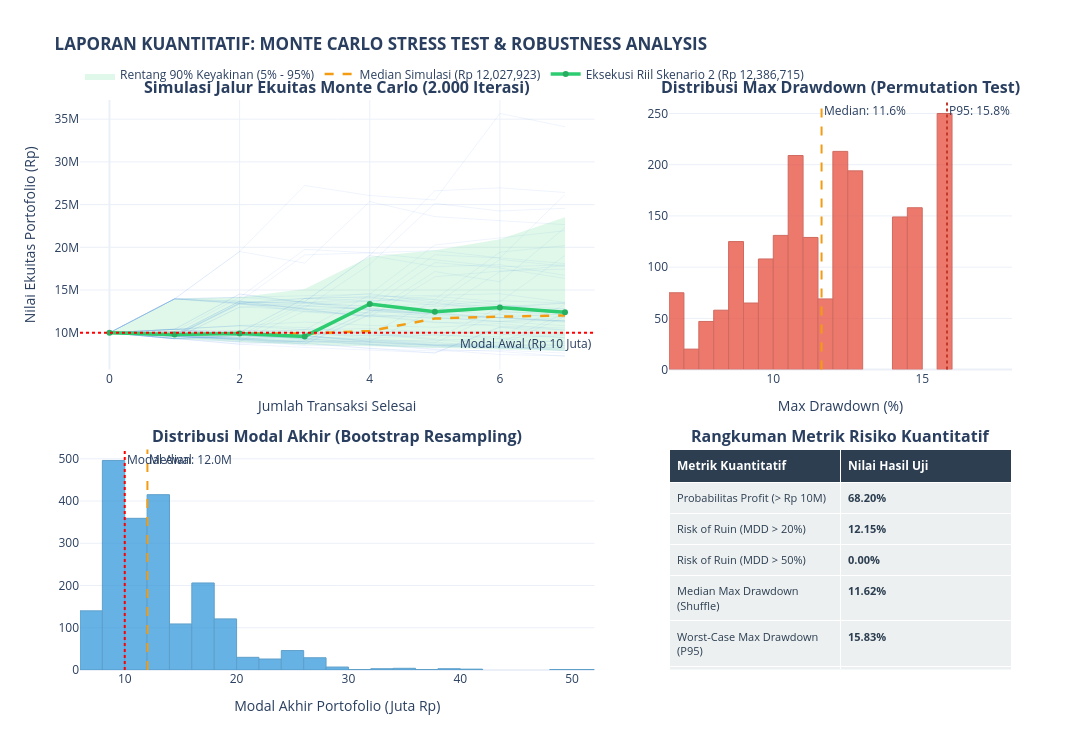
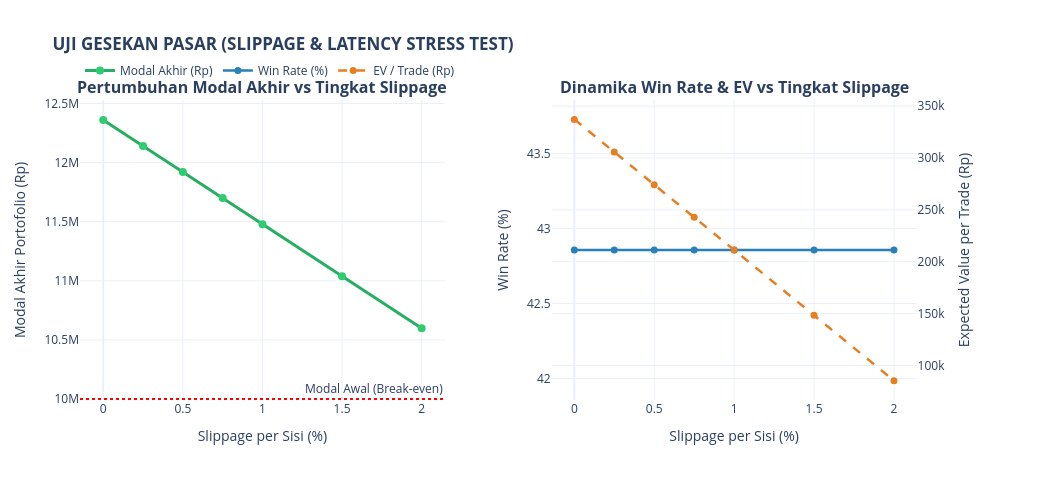

Here is the notebook cell these charts were saved with, in order:
### Code cell
from src.stress_test import run_stress_test_suite

# Menjalankan Monte Carlo (2.000 iterasi) + Slippage Test + Print Report + Plot Interaktif
tester, fig_mc, fig_slip = run_stress_test_suite(df_trades_result, initial_capital=10_000_000.0)

# Tampilkan visualisasi interaktif Plotly
fig_mc.show()
fig_slip.show()

### Figure 1 — Plotly figure (JSON) as saved in the notebook; plotly's stock layout.template omitted (floating-point values rounded to 4 significant figures; data arrays with more than 128 entries replaced by an {"elided": "..."} marker saying what was removed)
{"data": [{"hoverinfo": "skip", "line": {"color": "rgba(100, 149, 237, 0.10)", "width": 1}, "mode": "lines", "showlegend": false, "type": "scatter", "x": [0, 1, 2, 3, 4, 5, 6, 7], "xaxis": "x", "y": [10000000.0, 13970000.0, 19500000.0, 18150000.0, 25350000.0, 23590000.0, 23120000.0, 22650000.0], "yaxis": "y"}, {"hoverinfo": "skip", "line": {"color": "rgba(100, 149, 237, 0.10)", "width": 1}, "mode": "lines", "showlegend": false, "type": "scatter", "x": [0, 1, 2, 3, 4, 5, 6, 7], "xaxis": "x", "y": [10000000.0, 10400000.0, 10820000.0, 10610000.0, 9870000.0, 13780000.0, 12830000.0, 12270000.0], "yaxis": "y"}, {"hoverinfo": "skip", "line": {"color": "rgba(100, 149, 237, 0.10)", "width": 1}, "mode": "lines", "showlegend": false, "type": "scatter", "x": [0, 1, 2, 3, 4, 5, 6, 7], "xaxis": "x", "y": [10000000.0, 9647000.0, 13470000.0, 13650000.0, 19060000.0, 17740000.0, 17970000.0, 16720000.0], "yaxis": "y"}, {"hoverinfo": "skip", "line": {"color": "rgba(100, 149, 237, 0.10)", "width": 1}, "mode": "lines", "showlegend": false, "type": "scatter", "x": [0, 1, 2, 3, 4, 5, 6, 7], "xaxis": "x", "y": [10000000.0, 9799000.0, 9120000.0, 8488000.0, 8597000.0, 8001000.0, 7447000.0, 7297000.0], "yaxis": "y"}, {"hoverinfo": "skip", "line": {"color": "rgba(100, 149, 237, 0.10)", "width": 1}, "mode": "lines", "showlegend": false, "type": "scatter", "x": [0, 1, 2, 3, 4, 5, 6, 7], "xaxis": "x", "y": [10000000.0, 9799000.0, 13680000.0, 12740000.0, 12900000.0, 12010000.0, 11760000.0, 12240000.0], "yaxis": "y"}, {"hoverinfo": "skip", "line": {"color": "rgba(100, 149, 237, 0.10)", "width": 1}, "mode": "lines", "showlegend": false, "type": "scatter", "x": [0, 1, 2, 3, 4, 5, 6, 7], "xaxis": "x", "y": [10000000.0, 13970000.0, 19500000.0, 27240000.0, 26060000.0, 25540000.0, 35660000.0, 34120000.0], "yaxis": "y"}, {"hoverinfo": "skip", "line": {"color": "rgba(100, 149, 237, 0.10)", "width": 1}, "mode": "lines", "showlegend": false, "type": "scatter", "x": [0, 1, 2, 3, 4, 5, 6, 7], "xaxis": "x", "y": [10000000.0, 9307000.0, 9682000.0, 9487000.0, 9297000.0, 8895000.0, 8278000.0, 7920000.0], "yaxis": "y"}, {"hoverinfo": "skip", "line": {"color": "rgba(100, 149, 237, 0.10)", "width": 1}, "mode": "lines", "showlegend": false, "type": "scatter", "x": [0, 1, 2, 3, 4, 5, 6, 7], "xaxis": "x", "y": [10000000.0, 9647000.0, 9306000.0, 8977000.0, 12540000.0, 12280000.0, 17160000.0, 17850000.0], "yaxis": "y"}, {"hoverinfo": "skip", "line": {"color": "rgba(100, 149, 237, 0.10)", "width": 1}, "mode": "lines", "showlegend": false, "type": "scatter", "x": [0, 1, 2, 3, 4, 5, 6, 7], "xaxis": "x", "y": [10000000.0, 9647000.0, 9306000.0, 9681000.0, 9010000.0, 12580000.0, 12140000.0, 11890000.0], "yaxis": "y"}, {"hoverinfo": "skip", "line": {"color": "rgba(100, 149, 237, 0.10)", "width": 1}, "mode": "lines", "showlegend": false, "type": "scatter", "x": [0, 1, 2, 3, 4, 5, 6, 7], "xaxis": "x", "y": [10000000.0, 9647000.0, 13470000.0, 12890000.0, 18000000.0, 25140000.0, 24250000.0, 24560000.0], "yaxis": "y"}, {"hoverinfo": "skip", "line": {"color": "rgba(100, 149, 237, 0.10)", "width": 1}, "mode": "lines", "showlegend": false, "type": "scatter", "x": [0, 1, 2, 3, 4, 5, 6, 7], "xaxis": "x", "y": [10000000.0, 9307000.0, 9682000.0, 9807000.0, 10200000.0, 9998000.0, 10130000.0, 9425000.0], "yaxis": "y"}, {"hoverinfo": "skip", "line": {"color": "rgba(100, 149, 237, 0.10)", "width": 1}, "mode": "lines", "showlegend": false, "type": "scatter", "x": [0, 1, 2, 3, 4, 5, 6, 7], "xaxis": "x", "y": [10000000.0, 9799000.0, 13680000.0, 13410000.0, 13140000.0, 13310000.0, 18590000.0, 17780000.0], "yaxis": "y"}, {"hoverinfo": "skip", "line": {"color": "rgba(100, 149, 237, 0.10)", "width": 1}, "mode": "lines", "showlegend": false, "type": "scatter", "x": [0, 1, 2, 3, 4, 5, 6, 7], "xaxis": "x", "y": [10000000.0, 9307000.0, 13000000.0, 12740000.0, 11850000.0, 16550000.0, 17220000.0, 17440000.0], "yaxis": "y"}, {"hoverinfo": "skip", "line": {"color": "rgba(100, 149, 237, 0.10)", "width": 1}, "mode": "lines", "showlegend": false, "type": "scatter", "x": [0, 1, 2, 3, 4, 5, 6, 7], "xaxis": "x", "y": [10000000.0, 9568000.0, 9154000.0, 8970000.0, 8582000.0, 8278000.0, 8385000.0, 8724000.0], "yaxis": "y"}, {"hoverinfo": "skip", "line": {"color": "rgba(100, 149, 237, 0.10)", "width": 1}, "mode": "lines", "showlegend": false, "type": "scatter", "x": [0, 1, 2, 3, 4, 5, 6, 7], "xaxis": "x", "y": [10000000.0, 9307000.0, 9682000.0, 9264000.0, 8936000.0, 8550000.0, 8248000.0, 8082000.0], "yaxis": "y"}, {"hoverinfo": "skip", "line": {"color": "rgba(100, 149, 237, 0.10)", "width": 1}, "mode": "lines", "showlegend": false, "type": "scatter", "x": [0, 1, 2, 3, 4, 5, 6, 7], "xaxis": "x", "y": [10000000.0, 10400000.0, 10820000.0, 11260000.0, 10860000.0, 10640000.0, 11070000.0, 10300000.0], "yaxis": "y"}, {"hoverinfo": "skip", "line": {"color": "rgba(100, 149, 237, 0.10)", "width": 1}, "mode": "lines", "showlegend": false, "type": "scatter", "x": [0, 1, 2, 3, 4, 5, 6, 7], "xaxis": "x", "y": [10000000.0, 9647000.0, 13470000.0, 12540000.0, 12000000.0, 11750000.0, 11340000.0, 11800000.0], "yaxis": "y"}, {"hoverinfo": "skip", "line": {"color": "rgba(100, 149, 237, 0.10)", "width": 1}, "mode": "lines", "showlegend": false, "type": "scatter", "x": [0, 1, 2, 3, 4, 5, 6, 7], "xaxis": "x", "y": [10000000.0, 9647000.0, 10040000.0, 14020000.0, 14200000.0, 13210000.0, 13750000.0, 13470000.0], "yaxis": "y"}, {"hoverinfo": "skip", "line": {"color": "rgba(100, 149, 237, 0.10)", "width": 1}, "mode": "lines", "showlegend": false, "type": "scatter", "x": [0, 1, 2, 3, 4, 5, 6, 7], "xaxis": "x", "y": [10000000.0, 13970000.0, 14150000.0, 13650000.0, 19060000.0, 26610000.0, 26960000.0, 26420000.0], "yaxis": "y"}, {"hoverinfo": "skip", "line": {"color": "rgba(100, 149, 237, 0.10)", "width": 1}, "mode": "lines", "showlegend": false, "type": "scatter", "x": [0, 1, 2, 3, 4, 5, 6, 7], "xaxis": "x", "y": [10000000.0, 9799000.0, 13680000.0, 19110000.0, 19360000.0, 19610000.0, 18760000.0, 18100000.0], "yaxis": "y"}, {"hoverinfo": "skip", "line": {"color": "rgba(100, 149, 237, 0.10)", "width": 1}, "mode": "lines", "showlegend": false, "type": "scatter", "x": [0, 1, 2, 3, 4, 5, 6, 7], "xaxis": "x", "y": [10000000.0, 10400000.0, 9682000.0, 9340000.0, 8693000.0, 8090000.0, 7804000.0, 7263000.0], "yaxis": "y"}, {"hoverinfo": "skip", "line": {"color": "rgba(100, 149, 237, 0.10)", "width": 1}, "mode": "lines", "showlegend": false, "type": "scatter", "x": [0, 1, 2, 3, 4, 5, 6, 7], "xaxis": "x", "y": [10000000.0, 9568000.0, 9953000.0, 10350000.0, 10490000.0, 10040000.0, 9833000.0, 9408000.0], "yaxis": "y"}, {"hoverinfo": "skip", "line": {"color": "rgba(100, 149, 237, 0.10)", "width": 1}, "mode": "lines", "showlegend": false, "type": "scatter", "x": [0, 1, 2, 3, 4, 5, 6, 7], "xaxis": "x", "y": [10000000.0, 10400000.0, 9682000.0, 13520000.0, 14070000.0, 13460000.0, 12530000.0, 12080000.0], "yaxis": "y"}, {"hoverinfo": "skip", "line": {"color": "rgba(100, 149, 237, 0.10)", "width": 1}, "mode": "lines", "showlegend": false, "type": "scatter", "x": [0, 1, 2, 3, 4, 5, 6, 7], "xaxis": "x", "y": [10000000.0, 13970000.0, 13680000.0, 12740000.0, 11850000.0, 12330000.0, 11800000.0, 11380000.0], "yaxis": "y"}, {"hoverinfo": "skip", "line": {"color": "rgba(100, 149, 237, 0.10)", "width": 1}, "mode": "lines", "showlegend": false, "type": "scatter", "x": [0, 1, 2, 3, 4, 5, 6, 7], "xaxis": "x", "y": [10000000.0, 13970000.0, 13470000.0, 14020000.0, 14580000.0, 13570000.0, 12630000.0, 12790000.0], "yaxis": "y"}, {"hoverinfo": "skip", "line": {"color": "rgba(100, 149, 237, 0.10)", "width": 1}, "mode": "lines", "showlegend": false, "type": "scatter", "x": [0, 1, 2, 3, 4, 5, 6, 7], "xaxis": "x", "y": [10000000.0, 9307000.0, 13000000.0, 13520000.0, 12580000.0, 13090000.0, 13260000.0, 12790000.0], "yaxis": "y"}, {"hoverinfo": "skip", "line": {"color": "rgba(100, 149, 237, 0.10)", "width": 1}, "mode": "lines", "showlegend": false, "type": "scatter", "x": [0, 1, 2, 3, 4, 5, 6, 7], "xaxis": "x", "y": [10000000.0, 10400000.0, 14530000.0, 13520000.0, 13700000.0, 14250000.0, 13630000.0, 19040000.0], "yaxis": "y"}, {"hoverinfo": "skip", "line": {"color": "rgba(100, 149, 237, 0.10)", "width": 1}, "mode": "lines", "showlegend": false, "type": "scatter", "x": [0, 1, 2, 3, 4, 5, 6, 7], "xaxis": "x", "y": [10000000.0, 10130000.0, 9925000.0, 10050000.0, 9357000.0, 9734000.0, 9538000.0, 13320000.0], "yaxis": "y"}, {"hoverinfo": "skip", "line": {"color": "rgba(100, 149, 237, 0.10)", "width": 1}, "mode": "lines", "showlegend": false, "type": "scatter", "x": [0, 1, 2, 3, 4, 5, 6, 7], "xaxis": "x", "y": [10000000.0, 10400000.0, 9953000.0, 9264000.0, 8863000.0, 8550000.0, 8660000.0, 8486000.0], "yaxis": "y"}, {"hoverinfo": "skip", "line": {"color": "rgba(100, 149, 237, 0.10)", "width": 1}, "mode": "lines", "showlegend": false, "type": "scatter", "x": [0, 1, 2, 3, 4, 5, 6, 7], "xaxis": "x", "y": [10000000.0, 9568000.0, 9229000.0, 9044000.0, 8862000.0, 8478000.0, 8179000.0, 8284000.0], "yaxis": "y"}, {"hoverinfo": "skip", "line": {"color": "rgba(100, 149, 237, 0.10)", "width": 1}, "mode": "lines", "showlegend": false, "type": "scatter", "x": [0, 1, 2, 3, 4, 5, 6, 7], "xaxis": "x", "y": [10000000.0, 10130000.0, 14150000.0, 19760000.0, 19360000.0, 18520000.0, 17720000.0, 17950000.0], "yaxis": "y"}, {"hoverinfo": "skip", "line": {"color": "rgba(100, 149, 237, 0.10)", "width": 1}, "mode": "lines", "showlegend": false, "type": "scatter", "x": [0, 1, 2, 3, 4, 5, 6, 7], "xaxis": "x", "y": [10000000.0, 9307000.0, 8662000.0, 8287000.0, 7994000.0, 7649000.0, 10680000.0, 10300000.0], "yaxis": "y"}, {"hoverinfo": "skip", "line": {"color": "rgba(100, 149, 237, 0.10)", "width": 1}, "mode": "lines", "showlegend": false, "type": "scatter", "x": [0, 1, 2, 3, 4, 5, 6, 7], "xaxis": "x", "y": [10000000.0, 9647000.0, 9452000.0, 8797000.0, 8188000.0, 7620000.0, 10640000.0, 9904000.0], "yaxis": "y"}, {"hoverinfo": "skip", "line": {"color": "rgba(100, 149, 237, 0.10)", "width": 1}, "mode": "lines", "showlegend": false, "type": "scatter", "x": [0, 1, 2, 3, 4, 5, 6, 7], "xaxis": "x", "y": [10000000.0, 9568000.0, 13360000.0, 12440000.0, 12000000.0, 11160000.0, 11310000.0, 10820000.0], "yaxis": "y"}, {"hoverinfo": "skip", "line": {"color": "rgba(100, 149, 237, 0.10)", "width": 1}, "mode": "lines", "showlegend": false, "type": "scatter", "x": [0, 1, 2, 3, 4, 5, 6, 7], "xaxis": "x", "y": [10000000.0, 13970000.0, 13360000.0, 12890000.0, 12330000.0, 12490000.0, 13000000.0, 13520000.0], "yaxis": "y"}, {"hoverinfo": "skip", "line": {"color": "rgba(100, 149, 237, 0.10)", "width": 1}, "mode": "lines", "showlegend": false, "type": "scatter", "x": [0, 1, 2, 3, 4, 5, 6, 7], "xaxis": "x", "y": [10000000.0, 9647000.0, 10040000.0, 9681000.0, 9010000.0, 9126000.0, 8804000.0, 12290000.0], "yaxis": "y"}, {"hoverinfo": "skip", "line": {"color": "rgba(100, 149, 237, 0.10)", "width": 1}, "mode": "lines", "showlegend": false, "type": "scatter", "x": [0, 1, 2, 3, 4, 5, 6, 7], "xaxis": "x", "y": [10000000.0, 10130000.0, 9925000.0, 10050000.0, 9851000.0, 9168000.0, 9287000.0, 8885000.0], "yaxis": "y"}, {"hoverinfo": "skip", "line": {"color": "rgba(100, 149, 237, 0.10)", "width": 1}, "mode": "lines", "showlegend": false, "type": "scatter", "x": [0, 1, 2, 3, 4, 5, 6, 7], "xaxis": "x", "y": [10000000.0, 9568000.0, 9375000.0, 9186000.0, 8550000.0, 8378000.0, 8486000.0, 7898000.0], "yaxis": "y"}, {"hoverinfo": "skip", "line": {"color": "rgba(100, 149, 237, 0.10)", "width": 1}, "mode": "lines", "showlegend": false, "type": "scatter", "x": [0, 1, 2, 3, 4, 5, 6, 7], "xaxis": "x", "y": [10000000.0, 13970000.0, 13680000.0, 13200000.0, 12630000.0, 12180000.0, 11750000.0, 11240000.0], "yaxis": "y"}, {"hoverinfo": "skip", "line": {"color": "rgba(100, 149, 237, 0.10)", "width": 1}, "mode": "lines", "showlegend": false, "type": "scatter", "x": [0, 1, 2, 3, 4, 5, 6, 7], "xaxis": "x", "y": [10000000.0, 13970000.0, 13470000.0, 13650000.0, 12700000.0, 11820000.0, 11310000.0, 11450000.0], "yaxis": "y"}, {"hoverinfo": "skip", "line": {"color": "rgba(100, 149, 237, 0.10)", "width": 1}, "mode": "lines", "showlegend": false, "type": "scatter", "x": [0, 1, 2, 3, 4, 5, 6, 7], "xaxis": "x", "y": [10000000.0, 9647000.0, 9306000.0, 8661000.0, 12100000.0, 11260000.0, 10770000.0, 10550000.0], "yaxis": "y"}, {"hoverinfo": "skip", "line": {"color": "rgba(100, 149, 237, 0.10)", "width": 1}, "mode": "lines", "showlegend": false, "type": "scatter", "x": [0, 1, 2, 3, 4, 5, 6, 7], "xaxis": "x", "y": [10000000.0, 9568000.0, 13360000.0, 13090000.0, 12830000.0, 12270000.0, 11740000.0, 11330000.0], "yaxis": "y"}, {"hoverinfo": "skip", "line": {"color": "rgba(100, 149, 237, 0.10)", "width": 1}, "mode": "lines", "showlegend": false, "type": "scatter", "x": [0, 1, 2, 3, 4, 5, 6, 7], "xaxis": "x", "y": [10000000.0, 9799000.0, 10190000.0, 10330000.0, 14420000.0, 13910000.0, 19430000.0, 20210000.0], "yaxis": "y"}, {"hoverinfo": "skip", "line": {"color": "rgba(100, 149, 237, 0.10)", "width": 1}, "mode": "lines", "showlegend": false, "type": "scatter", "x": [0, 1, 2, 3, 4, 5, 6, 7], "xaxis": "x", "y": [10000000.0, 13970000.0, 14150000.0, 14330000.0, 14510000.0, 20270000.0, 21090000.0, 21940000.0], "yaxis": "y"}, {"hoverinfo": "skip", "line": {"color": "rgba(100, 149, 237, 0.10)", "width": 1}, "mode": "lines", "showlegend": false, "type": "scatter", "x": [0, 1, 2, 3, 4, 5, 6, 7], "xaxis": "x", "y": [10000000.0, 9647000.0, 8978000.0, 12540000.0, 12290000.0, 17160000.0, 15970000.0, 22300000.0], "yaxis": "y"}, {"hoverinfo": "skip", "line": {"color": "rgba(100, 149, 237, 0.10)", "width": 1}, "mode": "lines", "showlegend": false, "type": "scatter", "x": [0, 1, 2, 3, 4, 5, 6, 7], "xaxis": "x", "y": [10000000.0, 9307000.0, 9427000.0, 13170000.0, 13700000.0, 19130000.0, 18740000.0, 26180000.0], "yaxis": "y"}, {"hoverinfo": "skip", "line": {"color": "rgba(100, 149, 237, 0.10)", "width": 1}, "mode": "lines", "showlegend": false, "type": "scatter", "x": [0, 1, 2, 3, 4, 5, 6, 7], "xaxis": "x", "y": [10000000.0, 9568000.0, 8904000.0, 8725000.0, 12190000.0, 11660000.0, 11810000.0, 11390000.0], "yaxis": "y"}, {"hoverinfo": "skip", "line": {"color": "rgba(100, 149, 237, 0.10)", "width": 1}, "mode": "lines", "showlegend": false, "type": "scatter", "x": [0, 1, 2, 3, 4, 5, 6, 7], "xaxis": "x", "y": [10000000.0, 10400000.0, 10040000.0, 9602000.0, 9186000.0, 8550000.0, 8895000.0, 9009000.0], "yaxis": "y"}, {"hoverinfo": "skip", "line": {"color": "rgba(100, 149, 237, 0.10)", "width": 1}, "mode": "lines", "showlegend": false, "type": "scatter", "x": [0, 1, 2, 3, 4, 5, 6, 7], "xaxis": "x", "y": [10000000.0, 10400000.0, 10820000.0, 10350000.0, 9989000.0, 9297000.0, 12980000.0, 12520000.0], "yaxis": "y"}, {"hoverinfo": "skip", "line": {"color": "rgba(100, 149, 237, 0.10)", "width": 1}, "mode": "lines", "showlegend": false, "type": "scatter", "x": [0, 1, 2, 3, 4, 5, 6, 7], "xaxis": "x", "y": [10000000.0, 9307000.0, 9682000.0, 9340000.0, 9152000.0, 8829000.0, 12330000.0, 12490000.0], "yaxis": "y"}, {"hoverinfo": "skip", "line": {"color": "rgba(100, 149, 237, 0.10)", "width": 1}, "mode": "lines", "showlegend": false, "type": "scatter", "x": [0, 1, 2, 3, 4, 5, 6, 7], "xaxis": "x", "y": [10000000.0, 9568000.0, 9154000.0, 8758000.0, 8151000.0, 7863000.0, 7964000.0, 7620000.0], "yaxis": "y"}, {"hoverinfo": "skip", "line": {"color": "rgba(100, 149, 237, 0.10)", "width": 1}, "mode": "lines", "showlegend": false, "type": "scatter", "x": [0, 1, 2, 3, 4, 5, 6, 7], "xaxis": "x", "y": [10000000.0, 9647000.0, 9229000.0, 8903000.0, 9018000.0, 8699000.0, 8524000.0, 11900000.0], "yaxis": "y"}, {"hoverinfo": "skip", "line": {"color": "rgba(100, 149, 237, 0.10)", "width": 1}, "mode": "lines", "showlegend": false, "type": "scatter", "x": [0, 1, 2, 3, 4, 5, 6, 7], "xaxis": "x", "y": [10000000.0, 9307000.0, 8662000.0, 9011000.0, 8693000.0, 8518000.0, 8346000.0, 8178000.0], "yaxis": "y"}, {"hoverinfo": "skip", "line": {"color": "rgba(100, 149, 237, 0.10)", "width": 1}, "mode": "lines", "showlegend": false, "type": "scatter", "x": [0, 1, 2, 3, 4, 5, 6, 7], "xaxis": "x", "y": [10000000.0, 9307000.0, 8904000.0, 9019000.0, 12600000.0, 12760000.0, 12920000.0, 13440000.0], "yaxis": "y"}, {"hoverinfo": "skip", "line": {"color": "rgba(100, 149, 237, 0.10)", "width": 1}, "mode": "lines", "showlegend": false, "type": "scatter", "x": [0, 1, 2, 3, 4, 5, 6, 7], "xaxis": "x", "y": [10000000.0, 9647000.0, 10040000.0, 14020000.0, 14200000.0, 14380000.0, 14570000.0, 13560000.0], "yaxis": "y"}, {"hoverinfo": "skip", "line": {"color": "rgba(100, 149, 237, 0.10)", "width": 1}, "mode": "lines", "showlegend": false, "type": "scatter", "x": [0, 1, 2, 3, 4, 5, 6, 7], "xaxis": "x", "y": [10000000.0, 9647000.0, 9229000.0, 9602000.0, 8936000.0, 8550000.0, 8378000.0, 8486000.0], "yaxis": "y"}, {"hoverinfo": "skip", "line": {"color": "rgba(100, 149, 237, 0.10)", "width": 1}, "mode": "lines", "showlegend": false, "type": "scatter", "x": [0, 1, 2, 3, 4, 5, 6, 7], "xaxis": "x", "y": [10000000.0, 10130000.0, 10260000.0, 10050000.0, 9619000.0, 10010000.0, 10140000.0, 9778000.0], "yaxis": "y"}, {"hoverinfo": "skip", "line": {"color": "rgba(100, 149, 237, 0.10)", "width": 1}, "mode": "lines", "showlegend": false, "type": "scatter", "x": [0, 1, 2, 3, 4, 5, 6, 7], "xaxis": "x", "y": [10000000.0, 9799000.0, 9452000.0, 9834000.0, 9636000.0, 9760000.0, 9338000.0, 9715000.0], "yaxis": "y"}, {"hoverinfo": "skip", "line": {"color": "rgba(100, 149, 237, 0.10)", "width": 1}, "mode": "lines", "showlegend": false, "type": "scatter", "x": [0, 1, 2, 3, 4, 5, 6, 7], "xaxis": "x", "y": [10000000.0, 13970000.0, 13470000.0, 14020000.0, 13730000.0, 13910000.0, 13310000.0, 12390000.0], "yaxis": "y"}, {"hoverinfo": "skip", "line": {"color": "rgba(100, 149, 237, 0.10)", "width": 1}, "mode": "lines", "showlegend": false, "type": "scatter", "x": [0, 1, 2, 3, 4, 5, 6, 7], "xaxis": "x", "y": [10000000.0, 10400000.0, 14530000.0, 13520000.0, 13040000.0, 18220000.0, 17570000.0, 16350000.0], "yaxis": "y"}, {"fill": "toself", "fillcolor": "rgba(46, 204, 113, 0.15)", "hoverinfo": "skip", "line": {"color": "rgba(255,255,255,0)"}, "name": "Rentang 90% Keyakinan (5% - 95%)", "showlegend": true, "type": "scatter", "x": [0, 1, 2, 3, 4, 5, 6, 7, 7, 6, 5, 4, 3, 2, 1, 0], "xaxis": "x", "y": [10000000.0, 13970000.0, 14150000.0, 15110000.0, 18880000.0, 19650000.0, 20950000.0, 23510000.0, 7869000.0, 8060000.0, 8216000.0, 8394000.0, 8590000.0, 8904000.0, 9307000.0, 10000000.0], "yaxis": "y"}, {"line": {"color": "#f39c12", "dash": "dash", "width": 2.5}, "mode": "lines", "name": "Median Simulasi (Rp 12,027,923)", "showlegend": true, "type": "scatter", "x": [0, 1, 2, 3, 4, 5, 6, 7], "xaxis": "x", "y": [10000000.0, 9799000.0, 9925000.0, 9897000.0, 10200000.0, 11660000.0, 11890000.0, 12030000.0], "yaxis": "y"}, {"line": {"color": "#2ecc71", "width": 3.5}, "marker": {"color": "#27ae60", "size": 6}, "mode": "lines+markers", "name": "Eksekusi Riil Skenario 2 (Rp 12,386,715)", "showlegend": true, "type": "scatter", "x": [0, 1, 2, 3, 4, 5, 6, 7], "xaxis": "x", "y": [10000000.0, 9799000.0, 9925000.0, 9574000.0, 13370000.0, 12440000.0, 12950000.0, 12390000.0], "yaxis": "y"}, {"marker": {"color": "#e74c3c", "line": {"color": "#c0392b", "width": 1}}, "name": "Frekuensi MDD (%)", "nbinsx": 25, "opacity": 0.75, "showlegend": false, "type": "histogram", "x": {"elided": "2000 float values"}, "xaxis": "x2", "yaxis": "y2"}, {"marker": {"color": "#3498db", "line": {"color": "#2980b9", "width": 1}}, "name": "Modal Akhir (Juta Rp)", "nbinsx": 35, "opacity": 0.75, "showlegend": false, "type": "histogram", "x": {"elided": "2000 float values"}, "xaxis": "x3", "yaxis": "y3"}, {"cells": {"align": "left", "fill": {"color": "#ecf0f1"}, "font": {"color": "#2c3e50", "size": 11}, "height": 24, "values": [["Probabilitas Profit (> Rp 10M)", "Risk of Ruin (MDD > 20%)", "Risk of Ruin (MDD > 50%)", "Median Max Drawdown (Shuffle)", "Worst-Case Max Drawdown (P95)", "Worst-Case Absolut Shuffling", "95% Value-at-Risk (P05 Modal)", "Median Modal Akhir Simulasi", "95th Percentile Modal Akhir", "Hasil Eksekusi Riil Skenario 2"], ["<b>68.20%</b>", "<b>12.15%</b>", "<b>0.00%</b>", "<b>11.62%</b>", "<b>15.83%</b>", "<b>15.83%</b>", "<b>Rp 7,868,597</b>", "<b>Rp 12,027,923</b>", "<b>Rp 23,514,695</b>", "<b>Rp 12,386,715</b>"]]}, "domain": {"x": [0.632, 1], "y": [0, 0.387]}, "header": {"align": "left", "fill": {"color": "#2c3e50"}, "font": {"color": "white", "size": 12}, "values": ["<b>Metrik Kuantitatif</b>", "<b>Nilai Hasil Uji</b>"]}, "type": "table"}], "layout": {"annotations": [{"font": {"size": 16}, "showarrow": false, "text": "<b>Simulasi Jalur Ekuitas Monte Carlo (2.000 Iterasi)</b>", "x": 0.276, "xanchor": "center", "xref": "paper", "y": 1, "yanchor": "bottom", "yref": "paper"}, {"font": {"size": 16}, "showarrow": false, "text": "<b>Distribusi Max Drawdown (Permutation Test)</b>", "x": 0.816, "xanchor": "center", "xref": "paper", "y": 1, "yanchor": "bottom", "yref": "paper"}, {"font": {"size": 16}, "showarrow": false, "text": "<b>Distribusi Modal Akhir (Bootstrap Resampling)</b>", "x": 0.276, "xanchor": "center", "xref": "paper", "y": 0.387, "yanchor": "bottom", "yref": "paper"}, {"font": {"size": 16}, "showarrow": false, "text": "<b>Rangkuman Metrik Risiko Kuantitatif</b>", "x": 0.816, "xanchor": "center", "xref": "paper", "y": 0.387, "yanchor": "bottom", "yref": "paper"}, {"showarrow": false, "text": "Modal Awal (Rp 10 Juta)", "x": 1, "xanchor": "right", "xref": "x domain", "y": 10000000, "yanchor": "top", "yref": "y"}, {"showarrow": false, "text": "Median: 11.6%", "x": 11.62, "xanchor": "left", "xref": "x2", "y": 1, "yanchor": "top", "yref": "y2 domain"}, {"showarrow": false, "text": "P95: 15.8%", "x": 15.83, "xanchor": "left", "xref": "x2", "y": 1, "yanchor": "top", "yref": "y2 domain"}, {"showarrow": false, "text": "Modal Awal", "x": 10, "xanchor": "left", "xref": "x3", "y": 1, "yanchor": "top", "yref": "y3 domain"}, {"showarrow": false, "text": "Median: 12.0M", "x": 12.03, "xanchor": "left", "xref": "x3", "y": 1, "yanchor": "top", "yref": "y3 domain"}], "height": 750, "hovermode": "x unified", "legend": {"orientation": "h", "x": 0, "xanchor": "left", "y": 1.02, "yanchor": "bottom"}, "shapes": [{"line": {"color": "red", "dash": "dot"}, "type": "line", "x0": 0, "x1": 1, "xref": "x domain", "y0": 10000000, "y1": 10000000, "yref": "y"}, {"line": {"color": "#f39c12", "dash": "dash"}, "type": "line", "x0": 11.62, "x1": 11.62, "xref": "x2", "y0": 0, "y1": 1, "yref": "y2 domain"}, {"line": {"color": "#c0392b", "dash": "dot"}, "type": "line", "x0": 15.83, "x1": 15.83, "xref": "x2", "y0": 0, "y1": 1, "yref": "y2 domain"}, {"line": {"color": "red", "dash": "dot"}, "type": "line", "x0": 10, "x1": 10, "xref": "x3", "y0": 0, "y1": 1, "yref": "y3 domain"}, {"line": {"color": "#f39c12", "dash": "dash"}, "type": "line", "x0": 12.03, "x1": 12.03, "xref": "x3", "y0": 0, "y1": 1, "yref": "y3 domain"}], "title": {"text": "<b>LAPORAN KUANTITATIF: MONTE CARLO STRESS TEST & ROBUSTNESS ANALYSIS</b>"}, "width": 1100, "xaxis": {"anchor": "y", "domain": [0, 0.552], "title": {"text": "Jumlah Transaksi Selesai"}}, "xaxis2": {"anchor": "y2", "domain": [0.632, 1], "title": {"text": "Max Drawdown (%)"}}, "xaxis3": {"anchor": "y3", "domain": [0, 0.552], "title": {"text": "Modal Akhir Portofolio (Juta Rp)"}}, "yaxis": {"anchor": "x", "domain": [0.527, 1], "title": {"text": "Nilai Ekuitas Portofolio (Rp)"}}, "yaxis2": {"anchor": "x2", "domain": [0.527, 1]}, "yaxis3": {"anchor": "x3", "domain": [0, 0.387]}}}

### Figure 2 — Plotly figure (JSON) as saved in the notebook; plotly's stock layout.template omitted (floating-point values rounded to 4 significant figures)
{"data": [{"line": {"color": "#27ae60", "width": 3}, "marker": {"color": "#2ecc71", "size": 8}, "mode": "lines+markers", "name": "Modal Akhir (Rp)", "type": "scatter", "x": [0.0, 0.25, 0.5, 0.75, 1.0, 1.5, 2.0], "xaxis": "x", "y": [12360000.0, 12140000.0, 11920000.0, 11700000.0, 11480000.0, 11040000.0, 10600000.0], "yaxis": "y"}, {"line": {"color": "#2980b9", "width": 2.5}, "marker": {"size": 7}, "mode": "lines+markers", "name": "Win Rate (%)", "type": "scatter", "x": [0.0, 0.25, 0.5, 0.75, 1.0, 1.5, 2.0], "xaxis": "x2", "y": [42.86, 42.86, 42.86, 42.86, 42.86, 42.86, 42.86], "yaxis": "y2"}, {"line": {"color": "#e67e22", "dash": "dash", "width": 2.5}, "marker": {"size": 7}, "mode": "lines+markers", "name": "EV / Trade (Rp)", "type": "scatter", "x": [0.0, 0.25, 0.5, 0.75, 1.0, 1.5, 2.0], "xaxis": "x2", "y": [337200.0, 305800.0, 274300.0, 242800.0, 211300.0, 148400.0, 85420.0], "yaxis": "y3"}], "layout": {"annotations": [{"font": {"size": 16}, "showarrow": false, "text": "<b>Pertumbuhan Modal Akhir vs Tingkat Slippage</b>", "x": 0.205, "xanchor": "center", "xref": "paper", "y": 1, "yanchor": "bottom", "yref": "paper"}, {"font": {"size": 16}, "showarrow": false, "text": "<b>Dinamika Win Rate & EV vs Tingkat Slippage</b>", "x": 0.735, "xanchor": "center", "xref": "paper", "y": 1, "yanchor": "bottom", "yref": "paper"}, {"showarrow": false, "text": "Modal Awal (Break-even)", "x": 1, "xanchor": "right", "xref": "x domain", "y": 10000000, "yanchor": "bottom", "yref": "y"}], "height": 480, "hovermode": "x unified", "legend": {"orientation": "h", "x": 0, "xanchor": "left", "y": 1.05, "yanchor": "bottom"}, "shapes": [{"line": {"color": "red", "dash": "dot"}, "type": "line", "x0": 0, "x1": 1, "xref": "x domain", "y0": 10000000, "y1": 10000000, "yref": "y"}], "title": {"text": "<b>UJI GESEKAN PASAR (SLIPPAGE & LATENCY STRESS TEST)</b>"}, "width": 1050, "xaxis": {"anchor": "y", "domain": [0, 0.41], "title": {"text": "Slippage per Sisi (%)"}}, "xaxis2": {"anchor": "y2", "domain": [0.53, 0.94], "title": {"text": "Slippage per Sisi (%)"}}, "yaxis": {"anchor": "x", "domain": [0, 1], "title": {"text": "Modal Akhir Portofolio (Rp)"}}, "yaxis2": {"anchor": "x2", "domain": [0, 1], "title": {"text": "Win Rate (%)"}}, "yaxis3": {"anchor": "x2", "overlaying": "y2", "side": "right", "title": {"text": "Expected Value per Trade (Rp)"}}}}
